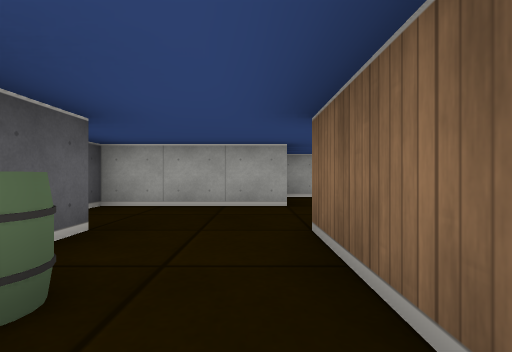
View 1 (above)

17 first-person views from a walk through a cub3D ray-caster map. The camera is about half as high as the walls, looks level and sees 85° across. The floor is counted in squares. Each view is taken from the middle of a square. On the plan, view 1 faces up. The plan holds only what a view shows up to about 9 squares ahead; the rest is blank.

View 2
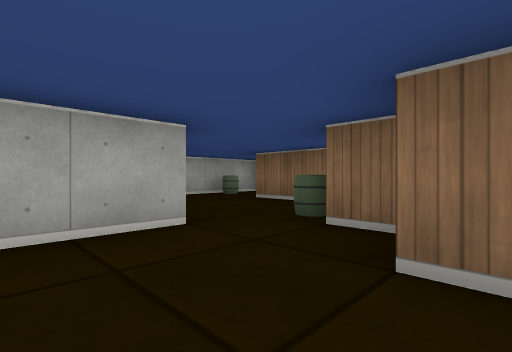

View 3
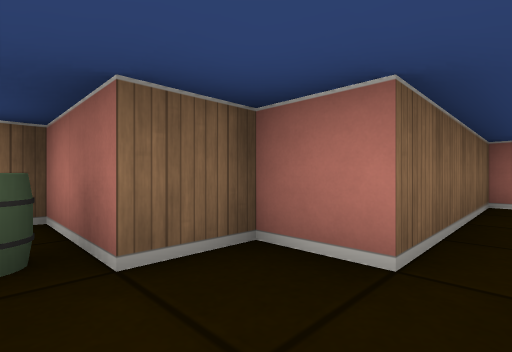

View 4
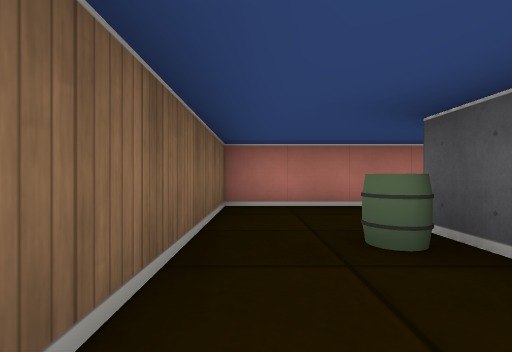

View 5
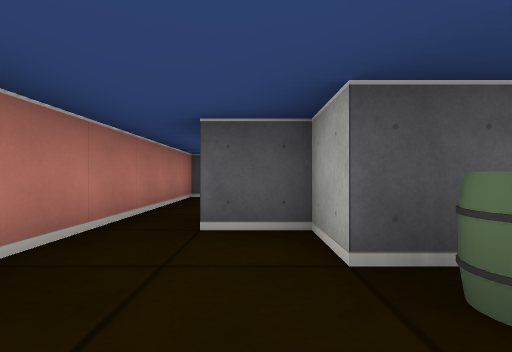

View 6
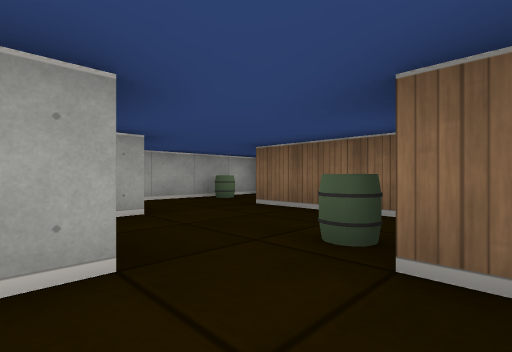

View 7
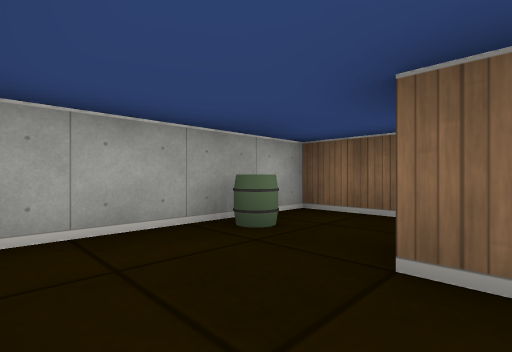

View 8
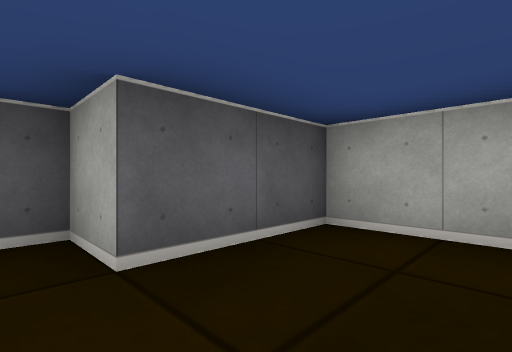

View 9
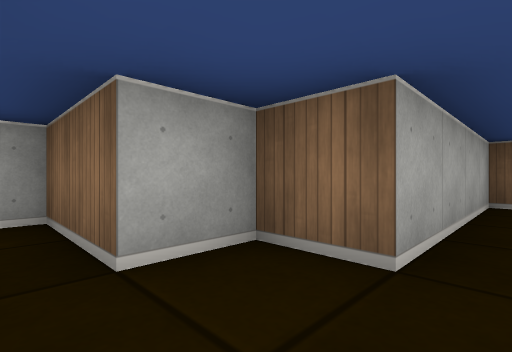

View 10
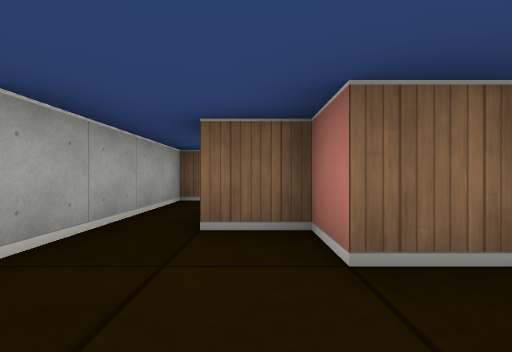

View 11
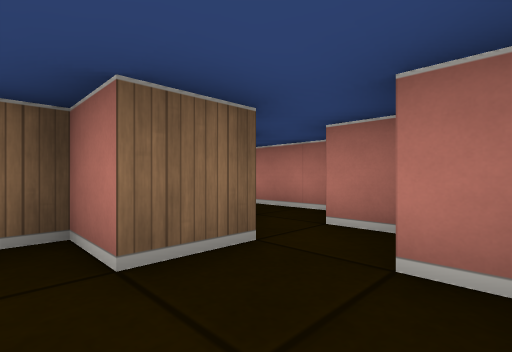

View 12
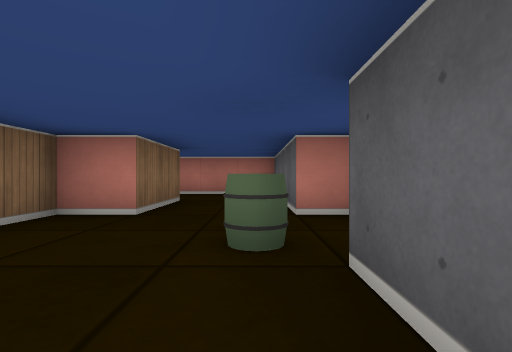

View 13
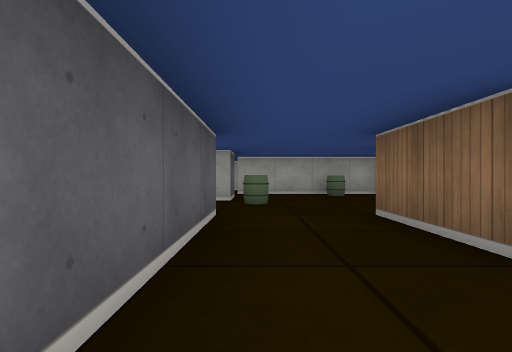

View 14
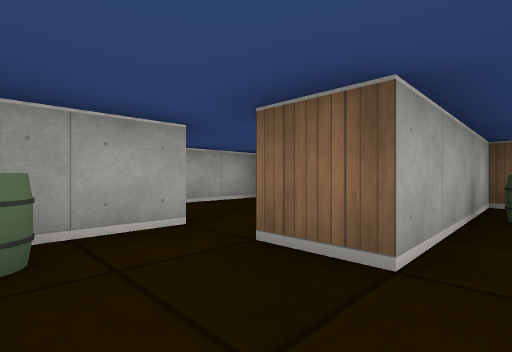

View 15
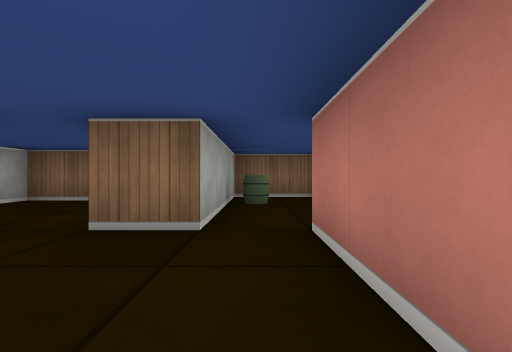

View 16
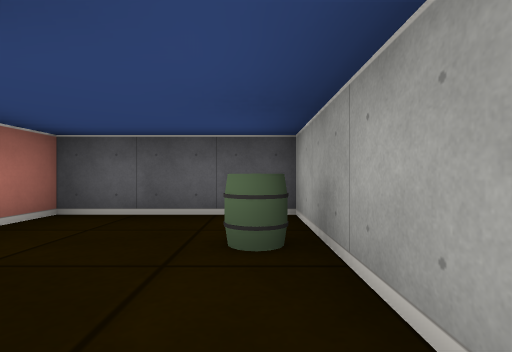

View 17
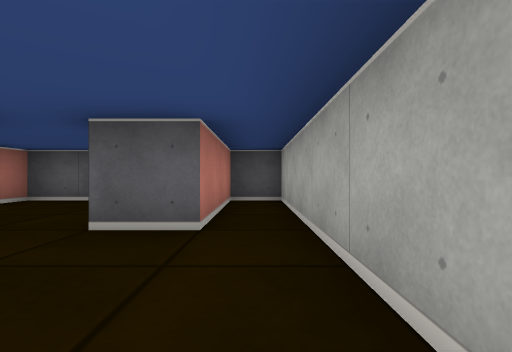

### Floor plan
Ten units are one square. View 1 is at (0, 0); x grows to the right and y downward. Boxes are objects, and circles mark ways between rooms. Rooms are numbered by the first view taken in them; rooms with no view inside come last. Other rooms are left out.
<svg viewBox="-100 -110 195 130">
<path fill="none" stroke="#000" d="M6 -45 -25 -45M-15 -25 -15 -5 -25 -5 -25 5M-25 15 5 15 5 -25 15 -25 15 -35 35 -35 35 -65M35 -85 15 -85 15 -65 5 -65 5 -60M65 -25 65 -35 75 -35 75 -45M50 -25 55 -25M58 -15 65 -15M85 -55 65 -55 65 -65 55 -65M-72 -25 -65 -25 -65 15 -25 15M-45 -5 -45 -25 -35 -25 -35 -34M-65 -55 -65 -45M-25 -45 -25 -65 -65 -65M-65 -65 -65 -75M-65 -85 -95 -85 -95 -55 -65 -55M-35 -92 -35 -105 -95 -105 -95 -95 -65 -95 -65 -85M55 -65 55 -85 35 -85"/>
<rect x="-15" y="-15" width="10" height="10" fill="#bbb"><title>barrel</title></rect>
<rect x="15" y="-45" width="10" height="10" fill="#bbb"><title>barrel</title></rect>
<rect x="-65" y="-45" width="10" height="10" fill="#bbb"><title>barrel</title></rect>
<rect x="-45" y="-65" width="10" height="10" fill="#bbb"><title>barrel</title></rect>
<rect x="-85" y="-85" width="10" height="10" fill="#bbb"><title>barrel</title></rect>
<rect x="35" y="-85" width="10" height="10" fill="#bbb"><title>barrel</title></rect>
<circle cx="-20" cy="10" r="3" fill="#2a7"/>
<circle cx="40" cy="-75" r="3" fill="#2a7"/>
<circle cx="50" cy="-60" r="3" fill="#2a7"/>
<circle cx="-70" cy="-60" r="3" fill="#2a7"/>
<circle cx="-60" cy="-80" r="3" fill="#2a7"/>
<text x="10" y="-30">1</text>
<text x="60" y="-40">2</text>
<text x="-50" y="-30">3</text>
<text x="-80" y="-70">4</text>
<text x="-60" y="-90">5</text>
<text x="50" y="-70">6</text>
</svg>
Room 1 opens to room 3. Room 1 opens to room 6. Room 2 opens to room 6. Room 3 opens to room 4. Room 4 opens to room 5.

Where each view was taken, in squares from view 1:
view 1: 0 up, 0 right, facing up
view 2: 2 up, 1 left, facing up-right
view 3: 4 up, 0 right, facing down-right
view 4: 3 up, 0 right, facing down
view 5: 0 up, 0 right, facing left
view 6: 3 up, 0 right, facing up-right
view 7: 6 up, 2 right, facing up-right
view 8: 6 up, 3 right, facing up-left
view 9: 5 up, 5 right, facing up-right
view 10: 4 up, 5 right, facing right
view 11: 4 up, 5 right, facing down-right
view 12: 6 up, 6 left, facing down
view 13: 1 down, 6 left, facing up
view 14: 6 up, 8 left, facing up-right
view 15: 6 up, 9 left, facing right
view 16: 8 up, 6 left, facing left
view 17: 10 up, 4 left, facing left
